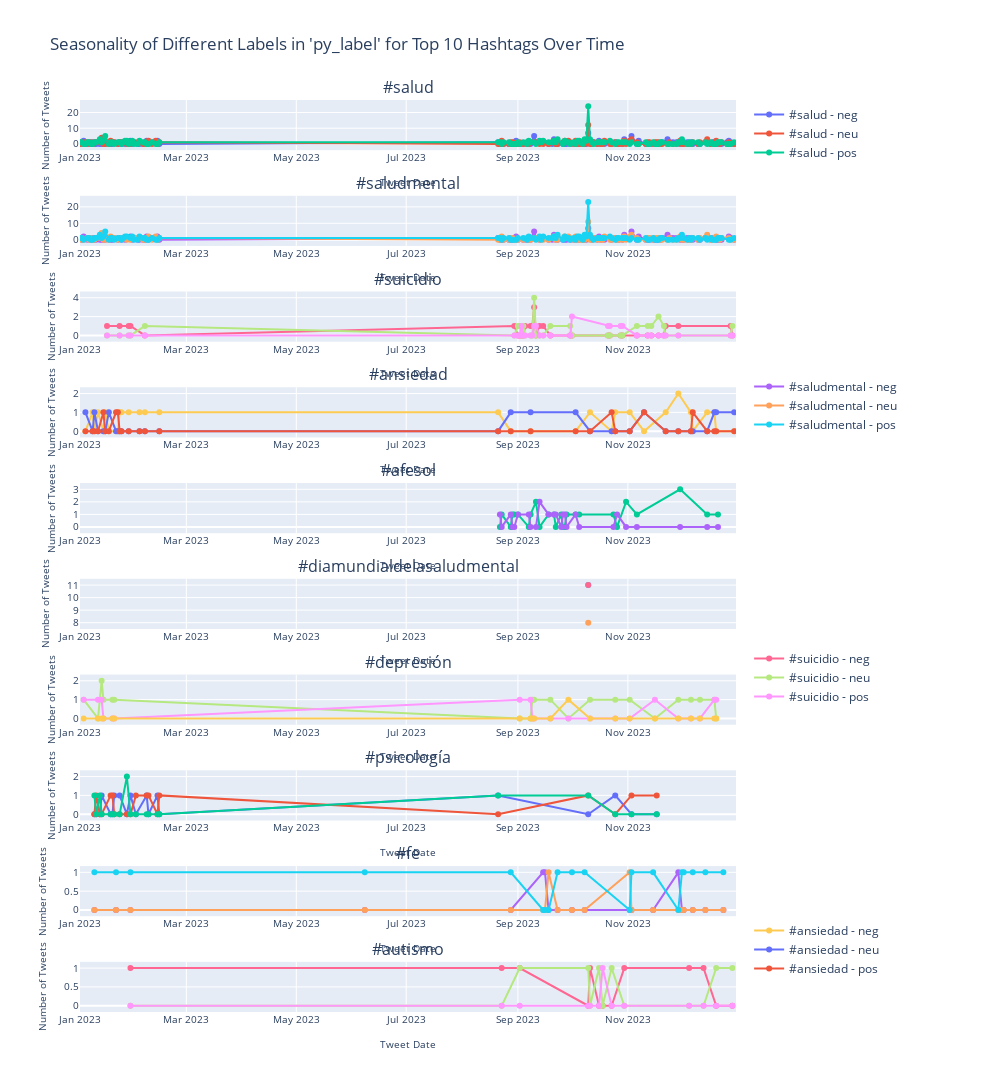

Notebook source saved alongside this figure:
### Markdown cell above
### Top 10 Hashtags

### Code cell
# Create subplots
fig = make_subplots(rows=10, cols=1, subplot_titles=top_hashtags_list)

# Generate a plot for each of the top 10 hashtags
for i, hashtag in enumerate(top_hashtags_list):
    row = i + 1

    # Filter the DataFrame for the current hashtag
    hashtag_df = df_spanish[df_spanish['Combined_Hashtags'].str.contains(hashtag, na=False)]

    # Group by date and py_label, then unstack to get counts per label per day
    hashtag_label_counts = hashtag_df.groupby(['Tweet_Date_Only', 'py_label']).size().unstack(fill_value=0)

    # Add trace for each label
    for label in hashtag_label_counts.columns:
        fig.add_trace(
            go.Scatter(x=hashtag_label_counts.index, y=hashtag_label_counts[label], mode='lines+markers', name=f"{hashtag} - {label}", legendgroup=f'{i+1}'),
            row=row, col=1
        )


# Define the range for the x-axis to only span the year 2023
xaxis_range = ['2023-01-01', '2023-12-31']

# Update layout with smaller font sizes for axes
fig.update_layout(
    height=2700,
    width=1000,
    title_text="Seasonality of Different Labels in 'py_label' for Top 10 Hashtags Over Time",
    xaxis=dict(title_text="Tweet Date", title_font=dict(size=10), tickfont=dict(size=10)),
    yaxis=dict(title_text="Number of Tweets", title_font=dict(size=10), tickfont=dict(size=10)),
    legend_tracegroupgap=215
)

# Adjust xaxes and yaxes for all subplots and set the range for x-axis
for i in range(1, 11):
    fig.update_xaxes(title_text="Tweet Date", row=i, col=1, title_font=dict(size=10), tickfont=dict(size=10), range=xaxis_range)
    fig.update_yaxes(title_text="Number of Tweets", row=i, col=1, title_font=dict(size=10), tickfont=dict(size=10))

fig.show()

### Figure 1 — Plotly figure (JSON) as saved in the notebook; plotly's stock layout.template omitted (floating-point values rounded to 4 significant figures; data arrays with more than 128 entries replaced by an {"elided": "..."} marker saying what was removed)
{"data": [{"legendgroup": "1", "mode": "lines+markers", "name": "#salud - neg", "type": "scatter", "x": {"elided": "133 str values"}, "xaxis": "x", "y": {"elided": "133 int values"}, "yaxis": "y"}, {"legendgroup": "1", "mode": "lines+markers", "name": "#salud - neu", "type": "scatter", "x": {"elided": "133 str values"}, "xaxis": "x", "y": {"elided": "133 int values"}, "yaxis": "y"}, {"legendgroup": "1", "mode": "lines+markers", "name": "#salud - pos", "type": "scatter", "x": {"elided": "133 str values"}, "xaxis": "x", "y": {"elided": "133 int values"}, "yaxis": "y"}, {"legendgroup": "2", "mode": "lines+markers", "name": "#saludmental - neg", "type": "scatter", "x": {"elided": "129 str values"}, "xaxis": "x2", "y": {"elided": "129 int values"}, "yaxis": "y2"}, {"legendgroup": "2", "mode": "lines+markers", "name": "#saludmental - neu", "type": "scatter", "x": {"elided": "129 str values"}, "xaxis": "x2", "y": {"elided": "129 int values"}, "yaxis": "y2"}, {"legendgroup": "2", "mode": "lines+markers", "name": "#saludmental - pos", "type": "scatter", "x": {"elided": "129 str values"}, "xaxis": "x2", "y": {"elided": "129 int values"}, "yaxis": "y2"}, {"legendgroup": "3", "mode": "lines+markers", "name": "#suicidio - neg", "type": "scatter", "x": ["2023-01-16T00:00:00", "2023-01-23T00:00:00", "2023-01-28T00:00:00", "2023-01-29T00:00:00", "2023-02-06T00:00:00", "2023-08-30T00:00:00", "2023-09-01T00:00:00", "2023-09-02T00:00:00", "2023-09-03T00:00:00", "2023-09-04T00:00:00", "2023-09-05T00:00:00", "2023-09-08T00:00:00", "2023-09-09T00:00:00", "2023-09-10T00:00:00", "2023-09-11T00:00:00", "2023-09-13T00:00:00", "2023-09-15T00:00:00", "2023-09-19T00:00:00", "2023-09-30T00:00:00", "2023-10-01T00:00:00", "2023-10-21T00:00:00", "2023-10-22T00:00:00", "2023-10-28T00:00:00", "2023-10-29T00:00:00", "2023-11-06T00:00:00", "2023-11-12T00:00:00", "2023-11-14T00:00:00", "2023-11-18T00:00:00", "2023-11-21T00:00:00", "2023-11-22T00:00:00", "2023-11-29T00:00:00", "2023-12-28T00:00:00", "2023-12-29T00:00:00"], "xaxis": "x3", "y": [1, 1, 1, 1, 0, 1, 0, 0, 0, 0, 1, 1, 1, 3, 0, 1, 1, 0, 0, 0, 0, 0, 0, 0, 0, 0, 0, 0, 0, 1, 1, 1, 0], "yaxis": "y3"}, {"legendgroup": "3", "mode": "lines+markers", "name": "#suicidio - neu", "type": "scatter", "x": ["2023-01-16T00:00:00", "2023-01-23T00:00:00", "2023-01-28T00:00:00", "2023-01-29T00:00:00", "2023-02-06T00:00:00", "2023-08-30T00:00:00", "2023-09-01T00:00:00", "2023-09-02T00:00:00", "2023-09-03T00:00:00", "2023-09-04T00:00:00", "2023-09-05T00:00:00", "2023-09-08T00:00:00", "2023-09-09T00:00:00", "2023-09-10T00:00:00", "2023-09-11T00:00:00", "2023-09-13T00:00:00", "2023-09-15T00:00:00", "2023-09-19T00:00:00", "2023-09-30T00:00:00", "2023-10-01T00:00:00", "2023-10-21T00:00:00", "2023-10-22T00:00:00", "2023-10-28T00:00:00", "2023-10-29T00:00:00", "2023-11-06T00:00:00", "2023-11-12T00:00:00", "2023-11-14T00:00:00", "2023-11-18T00:00:00", "2023-11-21T00:00:00", "2023-11-22T00:00:00", "2023-11-29T00:00:00", "2023-12-28T00:00:00", "2023-12-29T00:00:00"], "xaxis": "x3", "y": [0, 0, 0, 0, 1, 0, 1, 1, 0, 1, 0, 0, 0, 4, 0, 0, 0, 1, 1, 0, 0, 0, 0, 0, 1, 1, 1, 2, 1, 0, 0, 0, 1], "yaxis": "y3"}, {"legendgroup": "3", "mode": "lines+markers", "name": "#suicidio - pos", "type": "scatter", "x": ["2023-01-16T00:00:00", "2023-01-23T00:00:00", "2023-01-28T00:00:00", "2023-01-29T00:00:00", "2023-02-06T00:00:00", "2023-08-30T00:00:00", "2023-09-01T00:00:00", "2023-09-02T00:00:00", "2023-09-03T00:00:00", "2023-09-04T00:00:00", "2023-09-05T00:00:00", "2023-09-08T00:00:00", "2023-09-09T00:00:00", "2023-09-10T00:00:00", "2023-09-11T00:00:00", "2023-09-13T00:00:00", "2023-09-15T00:00:00", "2023-09-19T00:00:00", "2023-09-30T00:00:00", "2023-10-01T00:00:00", "2023-10-21T00:00:00", "2023-10-22T00:00:00", "2023-10-28T00:00:00", "2023-10-29T00:00:00", "2023-11-06T00:00:00", "2023-11-12T00:00:00", "2023-11-14T00:00:00", "2023-11-18T00:00:00", "2023-11-21T00:00:00", "2023-11-22T00:00:00", "2023-11-29T00:00:00", "2023-12-28T00:00:00", "2023-12-29T00:00:00"], "xaxis": "x3", "y": [0, 0, 0, 0, 0, 0, 0, 0, 1, 0, 0, 0, 0, 1, 1, 0, 0, 0, 0, 2, 1, 1, 1, 1, 0, 0, 0, 0, 0, 0, 0, 0, 0], "yaxis": "y3"}, {"legendgroup": "4", "mode": "lines+markers", "name": "#ansiedad - neg", "type": "scatter", "x": ["2023-01-04T00:00:00", "2023-01-08T00:00:00", "2023-01-09T00:00:00", "2023-01-11T00:00:00", "2023-01-14T00:00:00", "2023-01-15T00:00:00", "2023-01-17T00:00:00", "2023-01-21T00:00:00", "2023-01-22T00:00:00", "2023-01-23T00:00:00", "2023-01-24T00:00:00", "2023-01-28T00:00:00", "2023-02-03T00:00:00", "2023-02-06T00:00:00", "2023-02-14T00:00:00", "2023-08-21T00:00:00", "2023-08-28T00:00:00", "2023-09-08T00:00:00", "2023-10-03T00:00:00", "2023-10-11T00:00:00", "2023-10-23T00:00:00", "2023-10-25T00:00:00", "2023-11-02T00:00:00", "2023-11-10T00:00:00", "2023-11-22T00:00:00", "2023-11-29T00:00:00", "2023-12-06T00:00:00", "2023-12-07T00:00:00", "2023-12-15T00:00:00", "2023-12-19T00:00:00", "2023-12-20T00:00:00", "2023-12-30T00:00:00"], "xaxis": "x4", "y": [0, 1, 0, 1, 0, 1, 0, 0, 0, 1, 1, 1, 1, 1, 1, 1, 0, 0, 0, 1, 0, 1, 1, 0, 1, 2, 1, 0, 1, 1, 0, 0], "yaxis": "y4"}, {"legendgroup": "4", "mode": "lines+markers", "name": "#ansiedad - neu", "type": "scatter", "x": ["2023-01-04T00:00:00", "2023-01-08T00:00:00", "2023-01-09T00:00:00", "2023-01-11T00:00:00", "2023-01-14T00:00:00", "2023-01-15T00:00:00", "2023-01-17T00:00:00", "2023-01-21T00:00:00", "2023-01-22T00:00:00", "2023-01-23T00:00:00", "2023-01-24T00:00:00", "2023-01-28T00:00:00", "2023-02-03T00:00:00", "2023-02-06T00:00:00", "2023-02-14T00:00:00", "2023-08-21T00:00:00", "2023-08-28T00:00:00", "2023-09-08T00:00:00", "2023-10-03T00:00:00", "2023-10-11T00:00:00", "2023-10-23T00:00:00", "2023-10-25T00:00:00", "2023-11-02T00:00:00", "2023-11-10T00:00:00", "2023-11-22T00:00:00", "2023-11-29T00:00:00", "2023-12-06T00:00:00", "2023-12-07T00:00:00", "2023-12-15T00:00:00", "2023-12-19T00:00:00", "2023-12-20T00:00:00", "2023-12-30T00:00:00"], "xaxis": "x4", "y": [1, 0, 1, 0, 0, 0, 1, 0, 0, 0, 0, 0, 0, 0, 0, 0, 1, 1, 1, 0, 0, 0, 0, 1, 0, 0, 0, 0, 0, 1, 1, 1], "yaxis": "y4"}, {"legendgroup": "4", "mode": "lines+markers", "name": "#ansiedad - pos", "type": "scatter", "x": ["2023-01-04T00:00:00", "2023-01-08T00:00:00", "2023-01-09T00:00:00", "2023-01-11T00:00:00", "2023-01-14T00:00:00", "2023-01-15T00:00:00", "2023-01-17T00:00:00", "2023-01-21T00:00:00", "2023-01-22T00:00:00", "2023-01-23T00:00:00", "2023-01-24T00:00:00", "2023-01-28T00:00:00", "2023-02-03T00:00:00", "2023-02-06T00:00:00", "2023-02-14T00:00:00", "2023-08-21T00:00:00", "2023-08-28T00:00:00", "2023-09-08T00:00:00", "2023-10-03T00:00:00", "2023-10-11T00:00:00", "2023-10-23T00:00:00", "2023-10-25T00:00:00", "2023-11-02T00:00:00", "2023-11-10T00:00:00", "2023-11-22T00:00:00", "2023-11-29T00:00:00", "2023-12-06T00:00:00", "2023-12-07T00:00:00", "2023-12-15T00:00:00", "2023-12-19T00:00:00", "2023-12-20T00:00:00", "2023-12-30T00:00:00"], "xaxis": "x4", "y": [0, 0, 0, 0, 1, 0, 0, 1, 1, 0, 0, 0, 0, 0, 0, 0, 0, 0, 0, 0, 1, 0, 0, 1, 0, 0, 0, 1, 0, 0, 0, 0], "yaxis": "y4"}, {"legendgroup": "5", "mode": "lines+markers", "name": "#afesol - neu", "type": "scatter", "x": ["2023-08-22T00:00:00", "2023-08-23T00:00:00", "2023-08-28T00:00:00", "2023-08-29T00:00:00", "2023-08-30T00:00:00", "2023-09-01T00:00:00", "2023-09-07T00:00:00", "2023-09-08T00:00:00", "2023-09-11T00:00:00", "2023-09-13T00:00:00", "2023-09-18T00:00:00", "2023-09-21T00:00:00", "2023-09-22T00:00:00", "2023-09-25T00:00:00", "2023-09-26T00:00:00", "2023-09-27T00:00:00", "2023-09-28T00:00:00", "2023-10-03T00:00:00", "2023-10-05T00:00:00", "2023-10-24T00:00:00", "2023-10-26T00:00:00", "2023-10-31T00:00:00", "2023-11-06T00:00:00", "2023-11-30T00:00:00", "2023-12-15T00:00:00", "2023-12-21T00:00:00"], "xaxis": "x5", "y": [0, 1, 0, 1, 1, 1, 0, 1, 2, 0, 1, 1, 0, 1, 0, 0, 1, 1, 1, 1, 0, 2, 1, 3, 1, 1], "yaxis": "y5"}, {"legendgroup": "5", "mode": "lines+markers", "name": "#afesol - pos", "type": "scatter", "x": ["2023-08-22T00:00:00", "2023-08-23T00:00:00", "2023-08-28T00:00:00", "2023-08-29T00:00:00", "2023-08-30T00:00:00", "2023-09-01T00:00:00", "2023-09-07T00:00:00", "2023-09-08T00:00:00", "2023-09-11T00:00:00", "2023-09-13T00:00:00", "2023-09-18T00:00:00", "2023-09-21T00:00:00", "2023-09-22T00:00:00", "2023-09-25T00:00:00", "2023-09-26T00:00:00", "2023-09-27T00:00:00", "2023-09-28T00:00:00", "2023-10-03T00:00:00", "2023-10-05T00:00:00", "2023-10-24T00:00:00", "2023-10-26T00:00:00", "2023-10-31T00:00:00", "2023-11-06T00:00:00", "2023-11-30T00:00:00", "2023-12-15T00:00:00", "2023-12-21T00:00:00"], "xaxis": "x5", "y": [1, 0, 1, 0, 0, 1, 1, 0, 0, 2, 1, 1, 1, 0, 1, 1, 0, 1, 0, 0, 1, 0, 0, 0, 0, 0], "yaxis": "y5"}, {"legendgroup": "6", "mode": "lines+markers", "name": "#diamundialdelasaludmental - neg", "type": "scatter", "x": ["2023-10-10T00:00:00"], "xaxis": "x6", "y": [8], "yaxis": "y6"}, {"legendgroup": "6", "mode": "lines+markers", "name": "#diamundialdelasaludmental - neu", "type": "scatter", "x": ["2023-10-10T00:00:00"], "xaxis": "x6", "y": [11], "yaxis": "y6"}, {"legendgroup": "6", "mode": "lines+markers", "name": "#diamundialdelasaludmental - pos", "type": "scatter", "x": ["2023-10-10T00:00:00"], "xaxis": "x6", "y": [11], "yaxis": "y6"}, {"legendgroup": "7", "mode": "lines+markers", "name": "#depresión - neg", "type": "scatter", "x": ["2023-01-03T00:00:00", "2023-01-11T00:00:00", "2023-01-13T00:00:00", "2023-01-14T00:00:00", "2023-01-19T00:00:00", "2023-01-20T00:00:00", "2023-09-02T00:00:00", "2023-09-08T00:00:00", "2023-09-09T00:00:00", "2023-09-10T00:00:00", "2023-09-19T00:00:00", "2023-09-29T00:00:00", "2023-10-11T00:00:00", "2023-10-25T00:00:00", "2023-11-02T00:00:00", "2023-11-16T00:00:00", "2023-11-29T00:00:00", "2023-12-06T00:00:00", "2023-12-11T00:00:00", "2023-12-19T00:00:00", "2023-12-20T00:00:00"], "xaxis": "x7", "y": [1, 0, 2, 1, 1, 1, 0, 0, 1, 1, 1, 0, 1, 1, 1, 0, 1, 1, 1, 1, 0], "yaxis": "y7"}, {"legendgroup": "7", "mode": "lines+markers", "name": "#depresión - neu", "type": "scatter", "x": ["2023-01-03T00:00:00", "2023-01-11T00:00:00", "2023-01-13T00:00:00", "2023-01-14T00:00:00", "2023-01-19T00:00:00", "2023-01-20T00:00:00", "2023-09-02T00:00:00", "2023-09-08T00:00:00", "2023-09-09T00:00:00", "2023-09-10T00:00:00", "2023-09-19T00:00:00", "2023-09-29T00:00:00", "2023-10-11T00:00:00", "2023-10-25T00:00:00", "2023-11-02T00:00:00", "2023-11-16T00:00:00", "2023-11-29T00:00:00", "2023-12-06T00:00:00", "2023-12-11T00:00:00", "2023-12-19T00:00:00", "2023-12-20T00:00:00"], "xaxis": "x7", "y": [1, 1, 1, 0, 0, 0, 1, 1, 0, 0, 0, 0, 0, 0, 0, 1, 0, 0, 0, 1, 1], "yaxis": "y7"}, {"legendgroup": "7", "mode": "lines+markers", "name": "#depresión - pos", "type": "scatter", "x": ["2023-01-03T00:00:00", "2023-01-11T00:00:00", "2023-01-13T00:00:00", "2023-01-14T00:00:00", "2023-01-19T00:00:00", "2023-01-20T00:00:00", "2023-09-02T00:00:00", "2023-09-08T00:00:00", "2023-09-09T00:00:00", "2023-09-10T00:00:00", "2023-09-19T00:00:00", "2023-09-29T00:00:00", "2023-10-11T00:00:00", "2023-10-25T00:00:00", "2023-11-02T00:00:00", "2023-11-16T00:00:00", "2023-11-29T00:00:00", "2023-12-06T00:00:00", "2023-12-11T00:00:00", "2023-12-19T00:00:00", "2023-12-20T00:00:00"], "xaxis": "x7", "y": [0, 0, 0, 0, 0, 0, 0, 0, 0, 0, 0, 1, 0, 0, 0, 0, 0, 0, 0, 0, 0], "yaxis": "y7"}, {"legendgroup": "8", "mode": "lines+markers", "name": "#psicología - neg", "type": "scatter", "x": ["2023-01-09T00:00:00", "2023-01-10T00:00:00", "2023-01-12T00:00:00", "2023-01-13T00:00:00", "2023-01-18T00:00:00", "2023-01-19T00:00:00", "2023-01-20T00:00:00", "2023-01-23T00:00:00", "2023-01-27T00:00:00", "2023-01-29T00:00:00", "2023-02-01T00:00:00", "2023-02-07T00:00:00", "2023-02-08T00:00:00", "2023-02-13T00:00:00", "2023-02-14T00:00:00", "2023-08-21T00:00:00", "2023-10-10T00:00:00", "2023-10-25T00:00:00", "2023-11-03T00:00:00", "2023-11-17T00:00:00"], "xaxis": "x8", "y": [0, 0, 0, 1, 0, 0, 1, 1, 0, 1, 0, 1, 0, 1, 0, 1, 0, 1, 0, 0], "yaxis": "y8"}, {"legendgroup": "8", "mode": "lines+markers", "name": "#psicología - neu", "type": "scatter", "x": ["2023-01-09T00:00:00", "2023-01-10T00:00:00", "2023-01-12T00:00:00", "2023-01-13T00:00:00", "2023-01-18T00:00:00", "2023-01-19T00:00:00", "2023-01-20T00:00:00", "2023-01-23T00:00:00", "2023-01-27T00:00:00", "2023-01-29T00:00:00", "2023-02-01T00:00:00", "2023-02-07T00:00:00", "2023-02-08T00:00:00", "2023-02-13T00:00:00", "2023-02-14T00:00:00", "2023-08-21T00:00:00", "2023-10-10T00:00:00", "2023-10-25T00:00:00", "2023-11-03T00:00:00", "2023-11-17T00:00:00"], "xaxis": "x8", "y": [0, 1, 0, 0, 1, 1, 0, 0, 0, 0, 1, 1, 1, 0, 1, 0, 1, 0, 1, 1], "yaxis": "y8"}, {"legendgroup": "8", "mode": "lines+markers", "name": "#psicología - pos", "type": "scatter", "x": ["2023-01-09T00:00:00", "2023-01-10T00:00:00", "2023-01-12T00:00:00", "2023-01-13T00:00:00", "2023-01-18T00:00:00", "2023-01-19T00:00:00", "2023-01-20T00:00:00", "2023-01-23T00:00:00", "2023-01-27T00:00:00", "2023-01-29T00:00:00", "2023-02-01T00:00:00", "2023-02-07T00:00:00", "2023-02-08T00:00:00", "2023-02-13T00:00:00", "2023-02-14T00:00:00", "2023-08-21T00:00:00", "2023-10-10T00:00:00", "2023-10-25T00:00:00", "2023-11-03T00:00:00", "2023-11-17T00:00:00"], "xaxis": "x8", "y": [1, 0, 1, 0, 0, 0, 0, 0, 2, 0, 0, 0, 0, 0, 0, 1, 1, 0, 0, 0], "yaxis": "y8"}, {"legendgroup": "9", "mode": "lines+markers", "name": "#fe - neg", "type": "scatter", "x": ["2023-01-09T00:00:00", "2023-01-21T00:00:00", "2023-01-29T00:00:00", "2023-06-08T00:00:00", "2023-08-28T00:00:00", "2023-09-15T00:00:00", "2023-09-16T00:00:00", "2023-09-18T00:00:00", "2023-09-23T00:00:00", "2023-10-01T00:00:00", "2023-10-08T00:00:00", "2023-11-02T00:00:00", "2023-11-03T00:00:00", "2023-11-15T00:00:00", "2023-11-29T00:00:00", "2023-12-01T00:00:00", "2023-12-02T00:00:00", "2023-12-07T00:00:00", "2023-12-14T00:00:00", "2023-12-24T00:00:00"], "xaxis": "x9", "y": [0, 0, 0, 0, 0, 1, 1, 0, 0, 0, 0, 0, 0, 0, 1, 0, 0, 0, 0, 0], "yaxis": "y9"}, {"legendgroup": "9", "mode": "lines+markers", "name": "#fe - neu", "type": "scatter", "x": ["2023-01-09T00:00:00", "2023-01-21T00:00:00", "2023-01-29T00:00:00", "2023-06-08T00:00:00", "2023-08-28T00:00:00", "2023-09-15T00:00:00", "2023-09-16T00:00:00", "2023-09-18T00:00:00", "2023-09-23T00:00:00", "2023-10-01T00:00:00", "2023-10-08T00:00:00", "2023-11-02T00:00:00", "2023-11-03T00:00:00", "2023-11-15T00:00:00", "2023-11-29T00:00:00", "2023-12-01T00:00:00", "2023-12-02T00:00:00", "2023-12-07T00:00:00", "2023-12-14T00:00:00", "2023-12-24T00:00:00"], "xaxis": "x9", "y": [0, 0, 0, 0, 0, 0, 0, 1, 0, 0, 0, 1, 0, 0, 0, 0, 0, 0, 0, 0], "yaxis": "y9"}, {"legendgroup": "9", "mode": "lines+markers", "name": "#fe - pos", "type": "scatter", "x": ["2023-01-09T00:00:00", "2023-01-21T00:00:00", "2023-01-29T00:00:00", "2023-06-08T00:00:00", "2023-08-28T00:00:00", "2023-09-15T00:00:00", "2023-09-16T00:00:00", "2023-09-18T00:00:00", "2023-09-23T00:00:00", "2023-10-01T00:00:00", "2023-10-08T00:00:00", "2023-11-02T00:00:00", "2023-11-03T00:00:00", "2023-11-15T00:00:00", "2023-11-29T00:00:00", "2023-12-01T00:00:00", "2023-12-02T00:00:00", "2023-12-07T00:00:00", "2023-12-14T00:00:00", "2023-12-24T00:00:00"], "xaxis": "x9", "y": [1, 1, 1, 1, 1, 0, 0, 0, 1, 1, 1, 0, 1, 1, 0, 1, 1, 1, 1, 1], "yaxis": "y9"}, {"legendgroup": "10", "mode": "lines+markers", "name": "#autismo - neg", "type": "scatter", "x": ["2023-01-29T00:00:00", "2023-08-23T00:00:00", "2023-09-02T00:00:00", "2023-10-10T00:00:00", "2023-10-11T00:00:00", "2023-10-16T00:00:00", "2023-10-18T00:00:00", "2023-10-23T00:00:00", "2023-10-30T00:00:00", "2023-12-05T00:00:00", "2023-12-13T00:00:00", "2023-12-20T00:00:00", "2023-12-29T00:00:00"], "xaxis": "x10", "y": [1, 1, 1, 0, 1, 0, 0, 0, 1, 1, 1, 0, 0], "yaxis": "y10"}, {"legendgroup": "10", "mode": "lines+markers", "name": "#autismo - neu", "type": "scatter", "x": ["2023-01-29T00:00:00", "2023-08-23T00:00:00", "2023-09-02T00:00:00", "2023-10-10T00:00:00", "2023-10-11T00:00:00", "2023-10-16T00:00:00", "2023-10-18T00:00:00", "2023-10-23T00:00:00", "2023-10-30T00:00:00", "2023-12-05T00:00:00", "2023-12-13T00:00:00", "2023-12-20T00:00:00", "2023-12-29T00:00:00"], "xaxis": "x10", "y": [0, 0, 1, 1, 0, 1, 0, 1, 0, 0, 0, 1, 1], "yaxis": "y10"}, {"legendgroup": "10", "mode": "lines+markers", "name": "#autismo - pos", "type": "scatter", "x": ["2023-01-29T00:00:00", "2023-08-23T00:00:00", "2023-09-02T00:00:00", "2023-10-10T00:00:00", "2023-10-11T00:00:00", "2023-10-16T00:00:00", "2023-10-18T00:00:00", "2023-10-23T00:00:00", "2023-10-30T00:00:00", "2023-12-05T00:00:00", "2023-12-13T00:00:00", "2023-12-20T00:00:00", "2023-12-29T00:00:00"], "xaxis": "x10", "y": [0, 0, 0, 0, 0, 0, 1, 0, 0, 0, 0, 0, 0], "yaxis": "y10"}], "layout": {"annotations": [{"font": {"size": 16}, "showarrow": false, "text": "#salud", "x": 0.5, "xanchor": "center", "xref": "paper", "y": 1, "yanchor": "bottom", "yref": "paper"}, {"font": {"size": 16}, "showarrow": false, "text": "#saludmental", "x": 0.5, "xanchor": "center", "xref": "paper", "y": 0.895, "yanchor": "bottom", "yref": "paper"}, {"font": {"size": 16}, "showarrow": false, "text": "#suicidio", "x": 0.5, "xanchor": "center", "xref": "paper", "y": 0.79, "yanchor": "bottom", "yref": "paper"}, {"font": {"size": 16}, "showarrow": false, "text": "#ansiedad", "x": 0.5, "xanchor": "center", "xref": "paper", "y": 0.685, "yanchor": "bottom", "yref": "paper"}, {"font": {"size": 16}, "showarrow": false, "text": "#afesol", "x": 0.5, "xanchor": "center", "xref": "paper", "y": 0.58, "yanchor": "bottom", "yref": "paper"}, {"font": {"size": 16}, "showarrow": false, "text": "#diamundialdelasaludmental", "x": 0.5, "xanchor": "center", "xref": "paper", "y": 0.475, "yanchor": "bottom", "yref": "paper"}, {"font": {"size": 16}, "showarrow": false, "text": "#depresión", "x": 0.5, "xanchor": "center", "xref": "paper", "y": 0.37, "yanchor": "bottom", "yref": "paper"}, {"font": {"size": 16}, "showarrow": false, "text": "#psicología", "x": 0.5, "xanchor": "center", "xref": "paper", "y": 0.265, "yanchor": "bottom", "yref": "paper"}, {"font": {"size": 16}, "showarrow": false, "text": "#fe", "x": 0.5, "xanchor": "center", "xref": "paper", "y": 0.16, "yanchor": "bottom", "yref": "paper"}, {"font": {"size": 16}, "showarrow": false, "text": "#autismo", "x": 0.5, "xanchor": "center", "xref": "paper", "y": 0.055, "yanchor": "bottom", "yref": "paper"}], "height": 2700, "legend": {"tracegroupgap": 215}, "title": {"text": "Seasonality of Different Labels in 'py_label' for Top 10 Hashtags Over Time"}, "width": 1000, "xaxis": {"anchor": "y", "domain": [0, 1], "range": ["2023-01-01", "2023-12-31"], "tickfont": {"size": 10}, "title": {"font": {"size": 10}, "text": "Tweet Date"}}, "xaxis10": {"anchor": "y10", "domain": [0, 1], "range": ["2023-01-01", "2023-12-31"], "tickfont": {"size": 10}, "title": {"font": {"size": 10}, "text": "Tweet Date"}}, "xaxis2": {"anchor": "y2", "domain": [0, 1], "range": ["2023-01-01", "2023-12-31"], "tickfont": {"size": 10}, "title": {"font": {"size": 10}, "text": "Tweet Date"}}, "xaxis3": {"anchor": "y3", "domain": [0, 1], "range": ["2023-01-01", "2023-12-31"], "tickfont": {"size": 10}, "title": {"font": {"size": 10}, "text": "Tweet Date"}}, "xaxis4": {"anchor": "y4", "domain": [0, 1], "range": ["2023-01-01", "2023-12-31"], "tickfont": {"size": 10}, "title": {"font": {"size": 10}, "text": "Tweet Date"}}, "xaxis5": {"anchor": "y5", "domain": [0, 1], "range": ["2023-01-01", "2023-12-31"], "tickfont": {"size": 10}, "title": {"font": {"size": 10}, "text": "Tweet Date"}}, "xaxis6": {"anchor": "y6", "domain": [0, 1], "range": ["2023-01-01", "2023-12-31"], "tickfont": {"size": 10}, "title": {"font": {"size": 10}, "text": "Tweet Date"}}, "xaxis7": {"anchor": "y7", "domain": [0, 1], "range": ["2023-01-01", "2023-12-31"], "tickfont": {"size": 10}, "title": {"font": {"size": 10}, "text": "Tweet Date"}}, "xaxis8": {"anchor": "y8", "domain": [0, 1], "range": ["2023-01-01", "2023-12-31"], "tickfont": {"size": 10}, "title": {"font": {"size": 10}, "text": "Tweet Date"}}, "xaxis9": {"anchor": "y9", "domain": [0, 1], "range": ["2023-01-01", "2023-12-31"], "tickfont": {"size": 10}, "title": {"font": {"size": 10}, "text": "Tweet Date"}}, "yaxis": {"anchor": "x", "domain": [0.945, 1], "tickfont": {"size": 10}, "title": {"font": {"size": 10}, "text": "Number of Tweets"}}, "yaxis10": {"anchor": "x10", "domain": [0, 0.055], "tickfont": {"size": 10}, "title": {"font": {"size": 10}, "text": "Number of Tweets"}}, "yaxis2": {"anchor": "x2", "domain": [0.84, 0.895], "tickfont": {"size": 10}, "title": {"font": {"size": 10}, "text": "Number of Tweets"}}, "yaxis3": {"anchor": "x3", "domain": [0.735, 0.79], "tickfont": {"size": 10}, "title": {"font": {"size": 10}, "text": "Number of Tweets"}}, "yaxis4": {"anchor": "x4", "domain": [0.63, 0.685], "tickfont": {"size": 10}, "title": {"font": {"size": 10}, "text": "Number of Tweets"}}, "yaxis5": {"anchor": "x5", "domain": [0.525, 0.58], "tickfont": {"size": 10}, "title": {"font": {"size": 10}, "text": "Number of Tweets"}}, "yaxis6": {"anchor": "x6", "domain": [0.42, 0.475], "tickfont": {"size": 10}, "title": {"font": {"size": 10}, "text": "Number of Tweets"}}, "yaxis7": {"anchor": "x7", "domain": [0.315, 0.37], "tickfont": {"size": 10}, "title": {"font": {"size": 10}, "text": "Number of Tweets"}}, "yaxis8": {"anchor": "x8", "domain": [0.21, 0.265], "tickfont": {"size": 10}, "title": {"font": {"size": 10}, "text": "Number of Tweets"}}, "yaxis9": {"anchor": "x9", "domain": [0.105, 0.16], "tickfont": {"size": 10}, "title": {"font": {"size": 10}, "text": "Number of Tweets"}}}}
